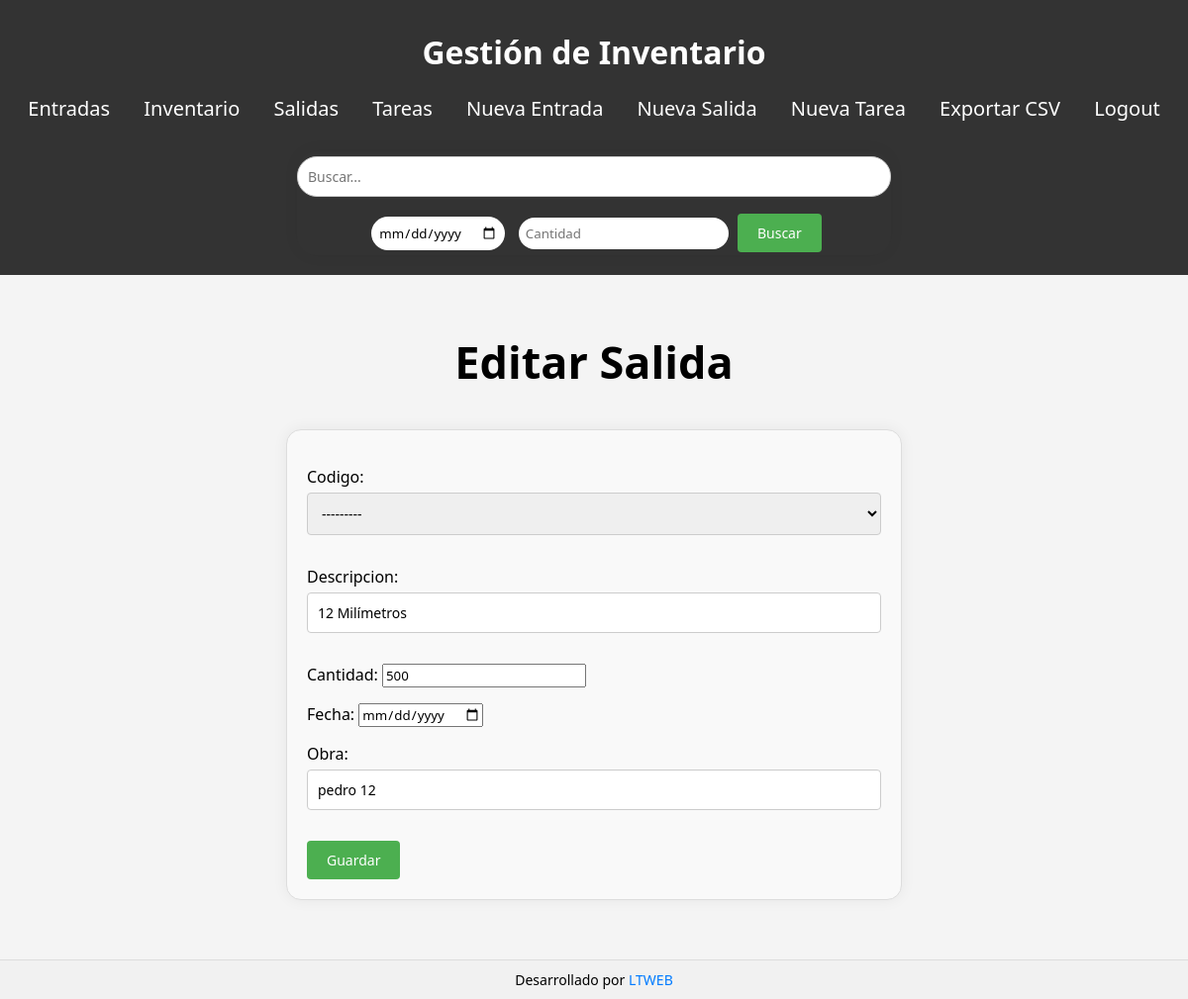
The app's page /salidas/editar/16/ (signed in) with its own data.
### core/models.py (models this page shows, shortened)
class Inventario(models.Model):
    codigo = models.CharField(max_length=50, unique=True)
    descripcion = models.TextField()
    entradas = models.IntegerField(default=0)
    salidas = models.IntegerField(default=0)
    inventario = models.IntegerField(default=0)
    fecha = models.DateField(null=True, blank=True)  # Agregar campo fecha
    color = models.CharField(max_length=50, null=True, blank=True)  # Agregar campo color
    bolsas = models.CharField(max_length=50, null=True, blank=True)  # Agregar campo bolsas
    def __str__(self):
        return self.codigo

class Salida(models.Model):
    codigo = models.CharField(max_length=50)
    descripcion = models.TextField()
    cantidad = models.IntegerField()
    fecha = models.DateField()
    obra = models.CharField(max_length=100)

### core/views.py (the view)
# urls.py: path('salidas/editar/<int:pk>/', salida_edit, name='salida_edit'),
@admin_required
def salida_edit(request, pk):
    salida = get_object_or_404(Salida, pk=pk)
    cantidad_original = salida.cantidad
    codigo_original = salida.codigo
    if request.method == 'POST':
        form = SalidaForm(request.POST, instance=salida)
        if form.is_valid():
            salida = form.save(commit=False)
            diferencia = salida.cantidad - cantidad_original
            if codigo_original != salida.codigo:
                try:
                    inventario_original = Inventario.objects.get(codigo=codigo_original)
                    inventario_original.salidas -= cantidad_original
                    inventario_original.inventario += cantidad_original
                    inventario_original.save()
                except Inventario.DoesNotExist:
                    inventario_original = None
                try:
                    inventario = Inventario.objects.get(codigo=salida.codigo)
                    inventario.salidas += salida.cantidad
                    inventario.inventario -= salida.cantidad
                except Inventario.DoesNotExist:
                    inventario = Inventario(
                        codigo=salida.codigo,
                        descripcion=salida.descripcion,
                        entradas=0,
                        salidas=salida.cantidad,
                        inventario=-salida.cantidad
                    )
                inventario.descripcion = salida.descripcion
                inventario.save()
            else:
                inventario = Inventario.objects.get(codigo=salida.codigo)
                inventario.descripcion = salida.descripcion
                inventario.salidas += diferencia
                inventario.inventario -= diferencia
                inventario.save()
            salida.save()
            return redirect('salida_list')
    else:
        form = SalidaForm(instance=salida)
    return render(request, 'core/salida_form.html', {'form': form, 'inventarios': Inventario.objects.all()})

### core/forms.py
class SalidaForm(forms.ModelForm):
    codigo = forms.ModelChoiceField(queryset=Inventario.objects.all(), required=False, widget=forms.Select(attrs={'class': 'form-control'}))
    class Meta:
        model = Salida
        fields = ['codigo', 'descripcion', 'cantidad', 'fecha', 'obra']
        widgets = {
            'fecha': forms.DateInput(format='%d/%m/%Y', attrs={'type': 'date', 'class': 'form-control'}),
            'descripcion': forms.TextInput(attrs={'class': 'form-control'}),
            'cantidad': forms.NumberInput(attrs={'class': 'form-control'}),
            'obra': forms.TextInput(attrs={'class': 'form-control'}),
        }

### core/views.py (called while the page is built)
def is_admin(user):
    return user.is_staff

### core/templates/core/salida_form.html (shortened to what this page needs)
{% extends "base_generic.html" %}
{% block content %}
  <h2>{% if form.instance.pk %}Editar Salida{% else %}Nueva Salida{% endif %}</h2>
  <form method="post">
    {{ form.as_p }}
    <button type="submit">Guardar</button>
  </form>
{% endblock %}

### core/static/core/style.css (style rules this page uses)
* { font-family: system-ui, -apple-system, BlinkMacSystemFont, 'Segoe UI', Roboto, Oxygen, Ubuntu, Cantarell, 'Open Sans', 'Helvetica Neue', sans-serif; }
body { font-family: Arial, sans-serif; margin: 0; padding: 0; background-color: #f4f4f4; }
h2 { text-align: center; font-size: 45px; font-weight: 900; }
form { width: 50%; margin: auto; margin-bottom: 20px; padding: 20px; background-color: #f9f9f9; border: 1px solid #ddd; border-radius: 15px; box-shadow: 0px 0px 15px rgba(0, 0, 0, 0.057); }
form input[type="text"], form input[type="email"], form textarea, form select { width: 100%; padding: 10px; margin: 5px 0 15px 0; border: 1px solid #ccc; border-radius: 4px; box-sizing: border-box; font-size: 14px; outline: none; }
form button { background-color: #4CAF50; color: white; padding: 10px 20px; border: none; border-radius: 4px; cursor: pointer; font-size: 14px; }

### records on screen
Inventario: codigo "---------"
Salida: descripcion "12 Milímetros", cantidad "500", obra "pedro 12"
